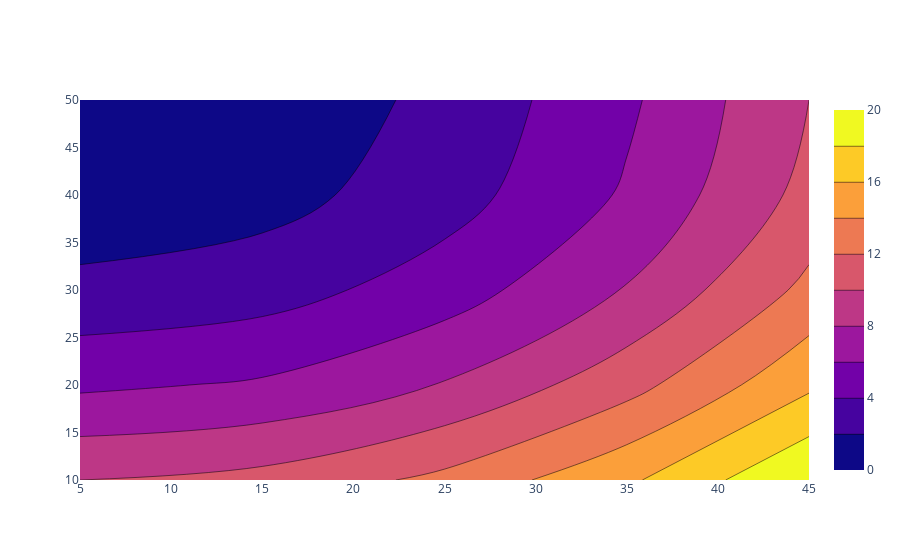

Notebook code cell kept with this figure:
### Markdown cell above
### Customizing Spacing Between X and Y Axis Ticks

### Code cell
fig = go.Figure(data =
    go.Contour(
        z= [[10, 10.625, 12.5, 15.625, 20],
              [5.625, 6.25, 8.125, 11.25, 15.625],
              [2.5, 3.125, 5., 8.125, 12.5],
              [0.625, 1.25, 3.125, 6.25, 10.625],
              [0, 0.625, 2.5, 5.625, 10]],
        dx=10,
        x0=5,
        dy=10,
        y0=10,
    )
)

fig.show()

### Figure 1 — Plotly figure (JSON) as saved in the notebook; plotly's stock layout.template omitted (floating-point values rounded to 4 significant figures)
{"data": [{"dx": 10, "dy": 10, "type": "contour", "x0": 5, "y0": 10, "z": [[10, 10.62, 12.5, 15.62, 20], [5.625, 6.25, 8.125, 11.25, 15.62], [2.5, 3.125, 5, 8.125, 12.5], [0.625, 1.25, 3.125, 6.25, 10.62], [0, 0.625, 2.5, 5.625, 10]]}], "layout": {}}
